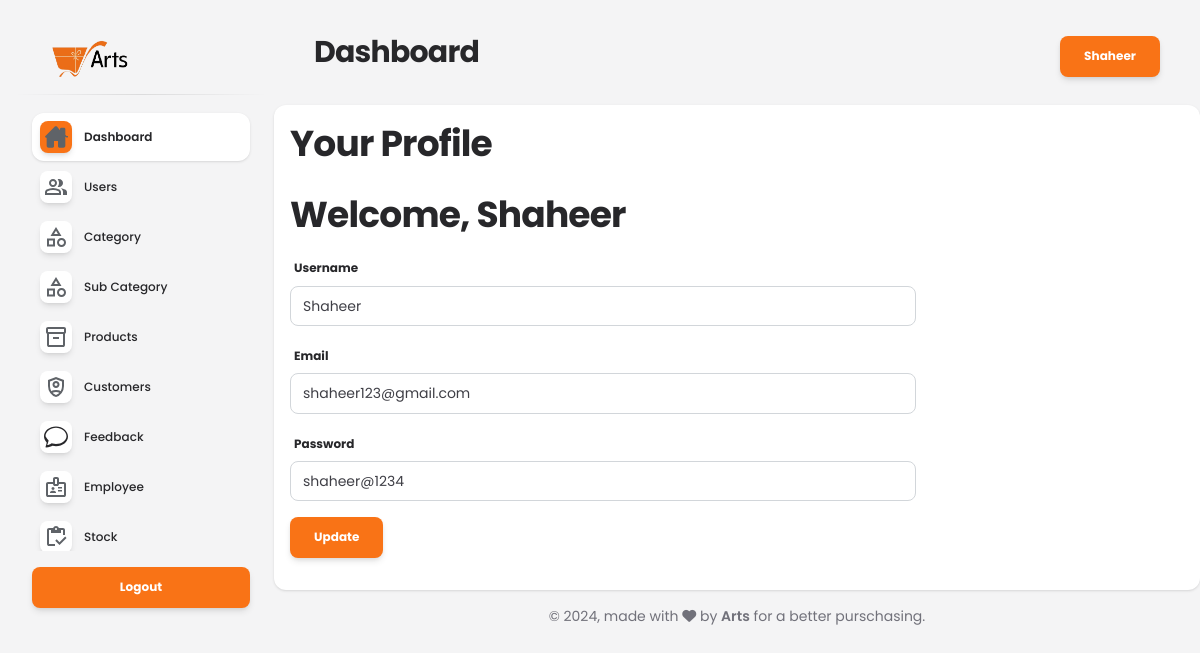
The page /admin/profile.php (signed in) on the database its author committed.
### tables this page shows
CREATE TABLE `users` (
  `Id` int(11) NOT NULL,
  `Role_Id` int(11) NOT NULL,
  `Username` varchar(225) NOT NULL,
  `Email` varchar(225) NOT NULL,
  `Password` varchar(225) NOT NULL,
  `Status` varchar(191) NOT NULL
);

### admin/profile.php (the view, shortened to what this page needs)
<?php
include('header.php');
if (isset($_GET['id'])) {
    $edit_id = $_GET['id'];
} else {
    $edit_id = $_SESSION['Id'];
}
$query = "SELECT * FROM users WHERE Id = $edit_id LIMIT 1";
$result = mysqli_query($conn, $query);
$profile = mysqli_fetch_assoc($result);
?>
<div class="card card-body p-3">
    <div class="white_card_header">
        <div class="box_header m-0">
            <div class="row">
                <div class="col-md-12 main-title">
                    <h2>Your Profile</h2>
                </div>
            </div>
        </div>
    </div>
    <div class="white_card_body">
        <?php if (!empty($profile)): ?>
            <div class="section-title my-3">
                <h2>Welcome, <?php echo $profile['Username']; ?></h2>
            </div>
            <form method="POST" action="profile.php">
                <div class="col-md-12 my-3">
                    <label class="form-label">Username</label>
                    <input type="text" name="username" class="form-control" style="width:70%;" value="<?php echo $profile['Username']; ?>" placeholder="Username" required>
                </div>
                <div class="col-md-12 my-3">
                    <label class="form-label">Email</label>
                    <input type="email" name="email" class="form-control" style="width:70%;" value="<?php echo $profile['Email']; ?>" placeholder="Email" required>
                </div>
                <div class="col-md-12 my-3">
                    <label class="form-label">Password</label>
                    <input type="text" name="password" class="form-control" style="width:70%;" value="<?php echo $profile['Password']; ?>" placeholder="Password" required>
                </div>
                <input type="submit" value="Update" name="update" class="btn btn-primary">
            </form>
        <?php else: ?>
            <h1>User not found</h1>
        <?php endif; ?>
    </div>
</div>
<?php include('footer.php'); ?>

### rows shown on the page
users: Username "Shaheer", username "Shaheer", email "shaheer123@gmail.com", password "shaheer@1234"

### other values the page prints
$_SESSION['Admin_name'] "Shaheer"
